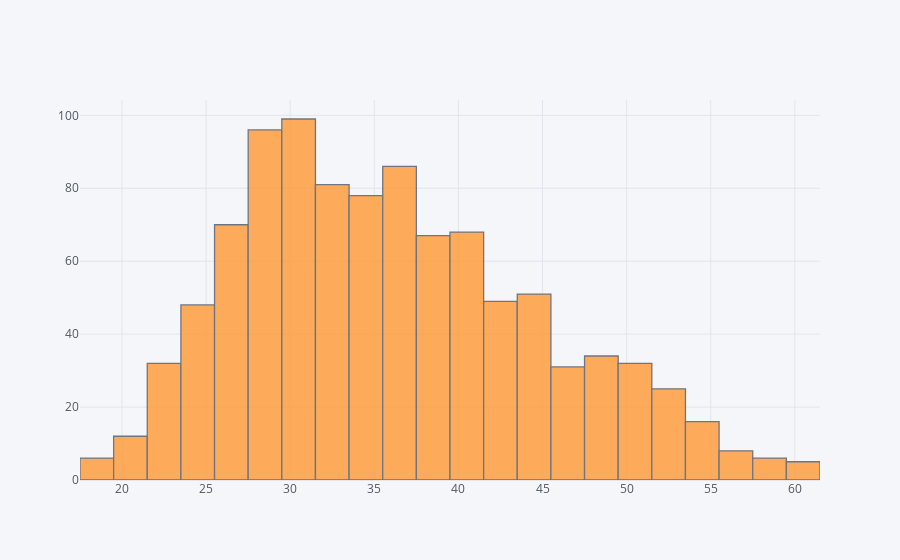

The notebook cell this image was saved under:
### Code cell
ad_data['Age'].iplot(kind='hist')

### Figure 1 — Plotly figure (JSON) as saved in the notebook; plotly's stock layout.template omitted (floating-point values rounded to 4 significant figures; data arrays with more than 128 entries replaced by an {"elided": "..."} marker saying what was removed)
{"data": [{"histfunc": "count", "histnorm": "", "marker": {"color": "rgba(255, 153, 51, 1.0)", "line": {"color": "#4D5663", "width": 1.3}}, "name": "Age", "opacity": 0.8, "orientation": "v", "type": "histogram", "x": {"elided": "1000 int values"}}], "layout": {"barmode": "overlay", "legend": {"bgcolor": "#F5F6F9", "font": {"color": "#4D5663"}}, "paper_bgcolor": "#F5F6F9", "plot_bgcolor": "#F5F6F9", "title": {"font": {"color": "#4D5663"}}, "xaxis": {"gridcolor": "#E1E5ED", "showgrid": true, "tickfont": {"color": "#4D5663"}, "title": {"font": {"color": "#4D5663"}, "text": ""}, "zerolinecolor": "#E1E5ED"}, "yaxis": {"gridcolor": "#E1E5ED", "showgrid": true, "tickfont": {"color": "#4D5663"}, "title": {"font": {"color": "#4D5663"}, "text": ""}, "zerolinecolor": "#E1E5ED"}}}
